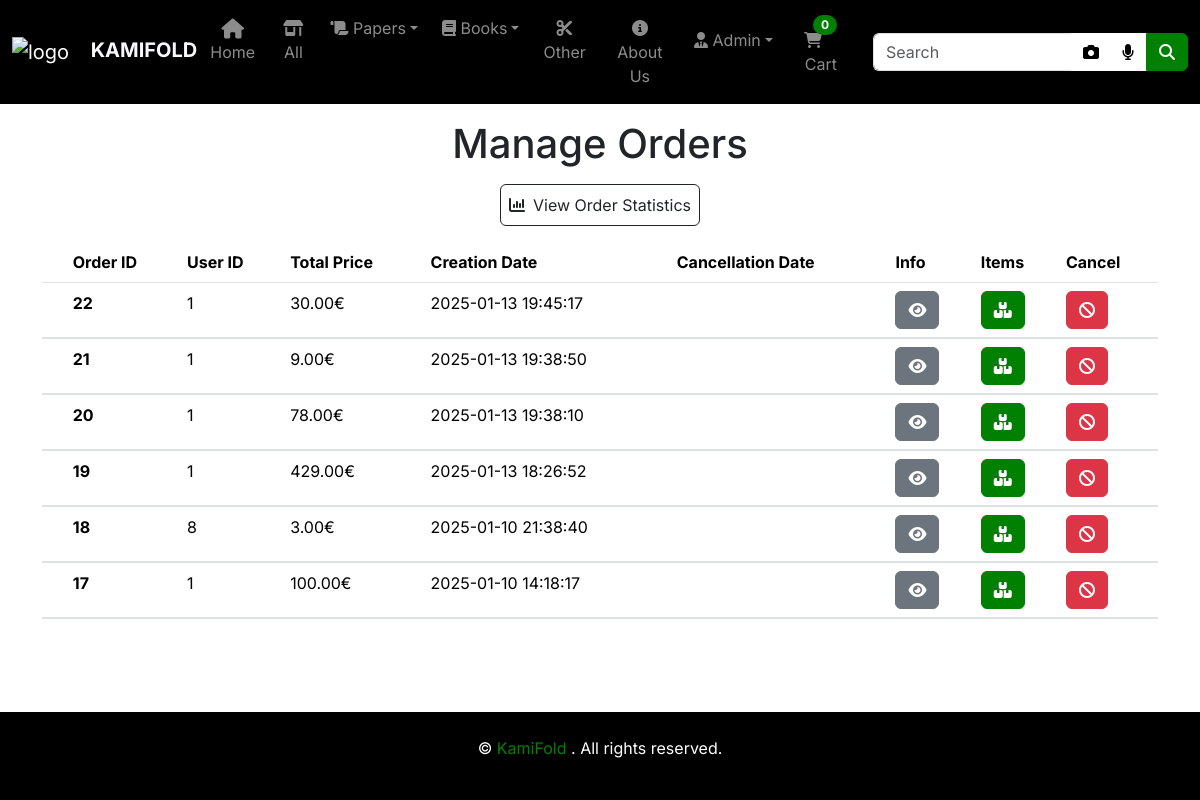
The app's page /website/admin/manageOrders.php (signed in), older data.
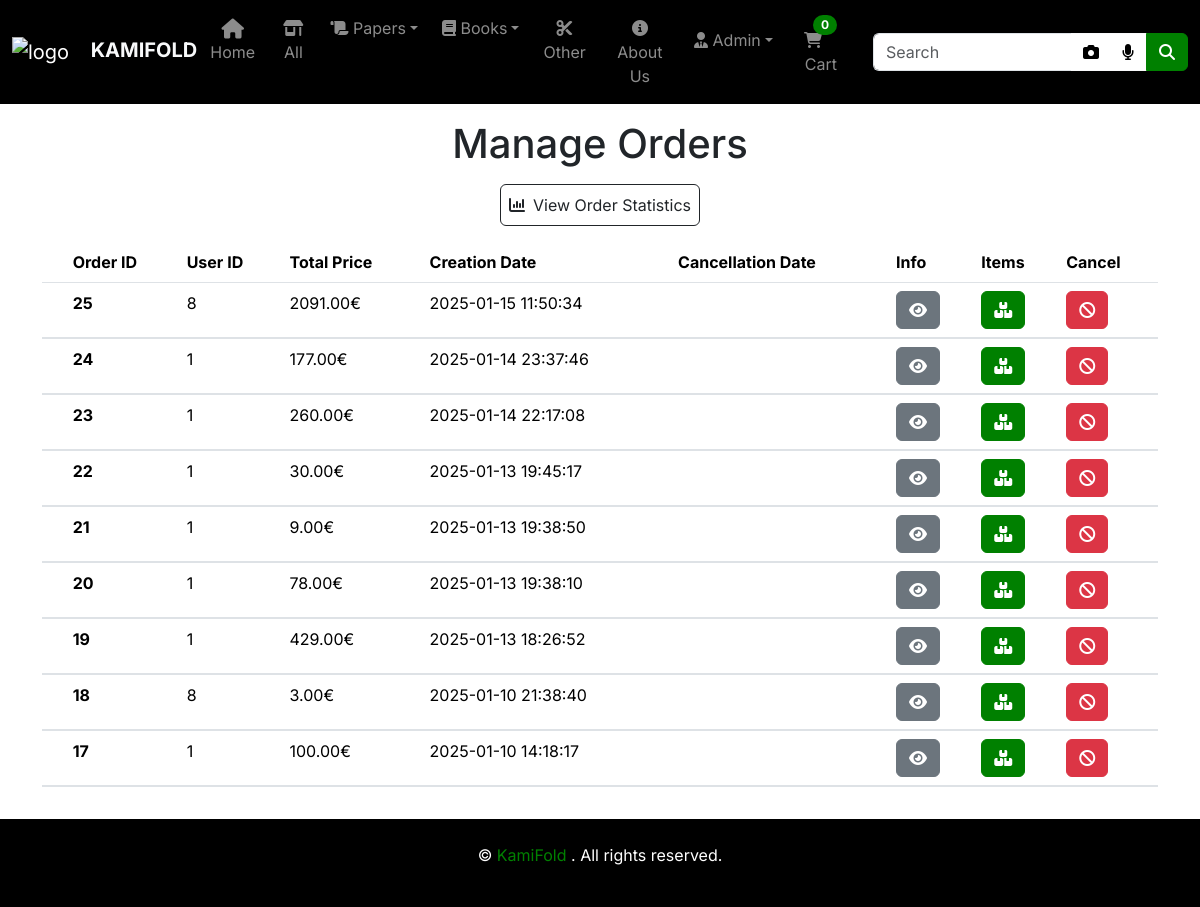
The same page, newer data.
### tables this page shows
CREATE TABLE `orders` (
  `order_id` int(11) NOT NULL,
  `user_id` int(11) DEFAULT NULL,
  `order_email` varchar(100) NOT NULL,
  `order_first_name` varchar(30) NOT NULL,
  `order_last_name` varchar(30) NOT NULL,
  `order_country` varchar(255) NOT NULL,
  `order_city` varchar(255) NOT NULL,
  `order_address` varchar(255) NOT NULL,
  `created_at` datetime NOT NULL DEFAULT current_timestamp(),
  `cancelled_at` datetime DEFAULT NULL
);

### website/admin/manageOrders.php (the view, shortened to what this page needs)
<?php
include "../../config.php";
include ROOT_DIR . "/website/partials/header.php";
$sql = "SELECT * FROM orders ORDER BY created_at DESC";
$stmt = $conn->prepare($sql);
$stmt->execute();
$result = $stmt->get_result();
$orders = $result->fetch_all(MYSQLI_ASSOC);
?>
<main class="m-3">
    <h1 class="text-center mb-3">Manage Orders</h1>
    <div class="mx-auto d-flex justify-content-center align-items-center mb-3">
        <button id="statsButton" class="btn btn-outline-dark p-2" type="button" data-bs-toggle="modal"
            data-bs-target="#statsModal">
            <i class="fa-solid fa-chart-column"></i><span class="ms-2">View Order Statistics</span>
        </button>
    </div>
    <div class="container table-responsive table-scrollable">
        <table class="table table-hover">
            <thead>
                <tr>
                    <th scope="col"></th>
                    <th scope="col">Order ID</th>
                    <th scope="col">User ID</th>
                    <th scope="col">Total Price</th>
                    <th scope="col">Creation Date</th>
                    <th scope="col">Cancellation Date</th>
                    <th scope="col">Info</th>
                    <th scope="col">Items</th>
                    <th scope="col">Cancel</th>
                </tr>
            </thead>
            <tbody>
                <?php
                foreach ($orders as $order) {
                    $sql = "SELECT SUM(price * quantity) AS totalPrice FROM orderProducts WHERE order_id = ?; ";
                    $stmt = $conn->prepare($sql);
                    $stmt->bind_param("i", $order["order_id"]);
                    $stmt->execute();
                    $result = $stmt->get_result();
                    $totalPrice = number_format($result->fetch_assoc()["totalPrice"], 2, ".", "");
                    $disabledCancel = "";
                    $cancelled = "";
                    echo '<tr>
                        <td>' . $cancelled . '</td>
                        <th scope="row">' . $order["order_id"] . '</th>
                        <td>' . $order["user_id"] . '</td>
                        <td>' . $totalPrice . '&euro;</td>
                        <td>' . $order["created_at"] . '</td>
                        <td>' . $order["cancelled_at"] . '</td>
                        <td>
                            <button id="infoButtonModal' . $order["order_id"] . '" class="btn btn-secondary" type="button"
                             data-bs-toggle="modal" data-bs-target="#infoModal" onclick="showInfo(this)">
                                <i class="fa-solid fa-eye"></i>
                            </button>
                        </td>
                        <td>
                            <button class="btn btn-primary accordion-toggle"  data-bs-toggle="collapse"
                            data-bs-target="#orderDropdown' . $order["order_id"] . '">
                                <i class="fa-solid fa-boxes-stacked"></i>
                            </button>
                        </td>
                        <td>
                            <button id="cancelButtonModal' . $order["order_id"] . '" class="btn btn-danger ' . $disabledCancel . '" type="button"
                             data-bs-toggle="modal" data-bs-target="#cancelModal" onclick="showOrderId(this)">
                                <i class="fa-solid fa-ban"></i>
                            </button>
                        </td>
                                ' . $order["order_email"] . '
                                ' . $order["order_first_name"] . '
                                ' . $order["order_last_name"] . '
                                ' . $order["order_country"] . '
                                ' . $order["order_city"] . '
                                ' . $order["order_address"] . '
                    </tr>
                    <tr>
                        <td colspan="9" class="p-0">
                            <div id="orderDropdown' . $order["order_id"] . '" class="accordion-body collapse">';
                    echo '  </div>
                        </td>
                    </tr>';
                }
                ?>
            </tbody>
        </table>
    </div>
</main>
<?php
include ROOT_DIR . "/website/partials/footer.php";
?>

### website/partials/header.php (shortened to what this page needs)
<!DOCTYPE html>
<html>
<head>
    <link href="https://cdnjs.cloudflare.com/ajax/libs/font-awesome/6.7.1/css/all.min.css" rel="stylesheet">
    <link href="<?php echo HTML_ROOT_DIR ?>/website/css/bootstrap.min.css" rel="stylesheet">
    <link href="<?php echo HTML_ROOT_DIR ?>/website/css/style.css" rel="stylesheet">
</head>
<body class="d-flex flex-column min-vh-100">
    <nav class="navbar navbar-expand-lg navbar-dark bg-black">
        <div class="container-fluid">
            <div class="text-light p-0 mr-4 navbar-brand">
                <img class="navbar-brand mr-2" src="<?php echo HTML_ROOT_DIR ?>/website/img/favicon.ico" alt="logo" />
                <b>KAMIFOLD</b>
            </div>
            <div class="collapse navbar-collapse" id="navbarSupportedContent">
                <ul class="navbar-nav me-auto d-flex flex-lg-row mt-3 mt-lg-0">
                    <li class="nav-item text-center mx-1 mx-lg-1">
                        <a class="nav-link pt-2 pb-2" href="<?php echo HTML_ROOT_DIR ?>/website/index.php">
                            <div>
                                <i class="fas fa-home fa-lg"></i>
                                Home
                            </div>
                        </a>
                    </li>
                    <li class="nav-item text-center mx-2 mx-lg-1">
                        <a class="nav-link pt-2 pb-2" href="<?php echo HTML_ROOT_DIR ?>/website/products.php">
                            <div>
                                <i class="fa-solid fa-shop"></i>
                                All
                            </div>
                        </a>
                    </li>
                    <li class="nav-item dropdown text-center mx-2 mx-lg-1">
                        <a class="nav-link dropdown-toggle pt-2 pb-2" id="navbarDropdown1" role="button"
                            data-bs-toggle="dropdown" aria-expanded="false">
                            <div>
                                <i class="fas fa-scroll fs-lg"></i>
                                Papers
                            </div>
                        </a>
                    </li>
                    <li class="nav-item dropdown text-center mx-2 mx-lg-1">
                        <a class="nav-link dropdown-toggle pt-2 pb-2" id="navbarDropdown2" role="button"
                            data-bs-toggle="dropdown" aria-expanded="false">
                            <div>
                                <i class="fas fa-book fs-lg"></i>
                                Books
                            </div>
                        </a>
                    </li>
                    <li class="nav-item text-center mx-2 mx-lg-1">
                        <a class="nav-link pt-2 pb-2"
                            href="<?php echo HTML_ROOT_DIR ?>/website/products.php?category=other">
                            <div>
                                <i class="fa-solid fa-scissors"></i>
                                Other
                            </div>
                        </a>
                    </li>
                    <li class="nav-item text-center mx-2 mx-lg-1">
                        <a class="nav-link pt-2 pb-2" href="<?php echo HTML_ROOT_DIR ?>/website/aboutUs.php">
                            <div>
                                <i class="fa-solid fa-circle-info"></i>
                                About Us
                            </div>
                        </a>
                    </li>
                </ul>
                <ul class="navbar-nav ms-auto d-flex flex-lg-row mt-3 mt-lg-0">
                    <?php
                    if (!isset($_SESSION["user"])) {
                        require ROOT_DIR . "/website/partials/loginDropdown.php";
                    } elseif ($_SESSION["user"]["role"] == "user") {
                        require ROOT_DIR . "/website/partials/userDropdown.php";
                    } elseif ($_SESSION["user"]["role"] == "admin") {
                        require ROOT_DIR . "/website/partials/adminDropdown.php";
                    }
                    ?>
                    <li class="nav-item text-center mx-2 mx-lg-1">
                        <a class="nav-link pt-2 pb-2" href="<?php echo HTML_ROOT_DIR ?>/website/cart.php">
                            <span id="cartSpan" class="me-3">
                                <i class="fas fa-cart-shopping"></i>
                                <span class="badge rounded-pill badge-notification bg-primary" id="cartItems">
                                    <?php
                                    $cartNum = 0;
                                    echo $cartNum;
                                    ?>
                                </span>
                            </span>
                            Cart
                        </a>
                    </li>
                </ul>
                <?php
                require ROOT_DIR . "/website/partials/search.php";
                ?>
            </div>
        </div>
    </nav>

### website/partials/adminDropdown.php (shortened to what this page needs)
<li class="nav-item dropdown text-center mx-2 mx-lg-1 rounded">
    <a class="nav-link dropdown-toggle" href="#" id="adminDropdown" role="button" data-bs-toggle="dropdown"
        aria-expanded="false">
        <div>
            <i class="fa-solid fa-user-tie"></i>
            Admin
        </div>
    </a>
</li>

### website/partials/search.php (shortened to what this page needs)
<form id="searchForm" class="d-flex input-group w-auto ms-lg-3 my-3 my-lg-0"
    action="<?php echo HTML_ROOT_DIR; ?>/website/products.php" method="get" enctype="multipart/form-data">
    <input id="search" name="search" type="search" class="form-control border-end-0" placeholder="Search"
        aria-label="Search" />
    <button class="btn btn-light bg-white border-start-0 border-end-0" type="button">
        <label for="photo">
            <i class="fa-solid fa-camera"></i>
        </label>
    </button>
    <button type="button" class="btn btn-light bg-white border-start-0" id="voiceInputButton"
        onclick="voiceSearch('<?php echo DEEPGRAM_API_KEY; ?>')">
        <i class="fa-solid fa-microphone"></i>
    </button>
    <button class="btn btn-primary" id="searchButton" type="submit">
        <i class="fa-solid fa-magnifying-glass"></i>
    </button>
</form>

### website/partials/footer.php (shortened to what this page needs)
<footer class="footer p-4 text-center mt-auto bg-black">
    <p>&copy; <a href="https://www.ds.unipi.gr/" target="_blank" class="text-decoration-none">
            KamiFold
        </a>. All rights reserved.</p>
</footer>
</body>
</html>

### website/css/style.css (style rules this page uses)
body { background-color: white; font-family: 'Inter', sans-serif; }
.navbar-brand { height: 100%; width: auto; max-height: 60px; }
.nav-link.dropdown-toggle { display: inline-flex; align-items: center; justify-content: center; }
.footer { color: white; }
#cartSpan { position: relative; }
#cartItems { position: absolute; top: -15px; right: -15px; }

Row changes from the older to the newer data that the page shows:
added orders: order_id "25", user "8", totalPrice "2091.00", created_at "2025-01-15 11:50:34"
added orders: order_id "24", user "1", totalPrice "177.00", created_at "2025-01-14 23:37:46"
added orders: order_id "23", user "1", totalPrice "260.00", created_at "2025-01-14 22:17:08"
